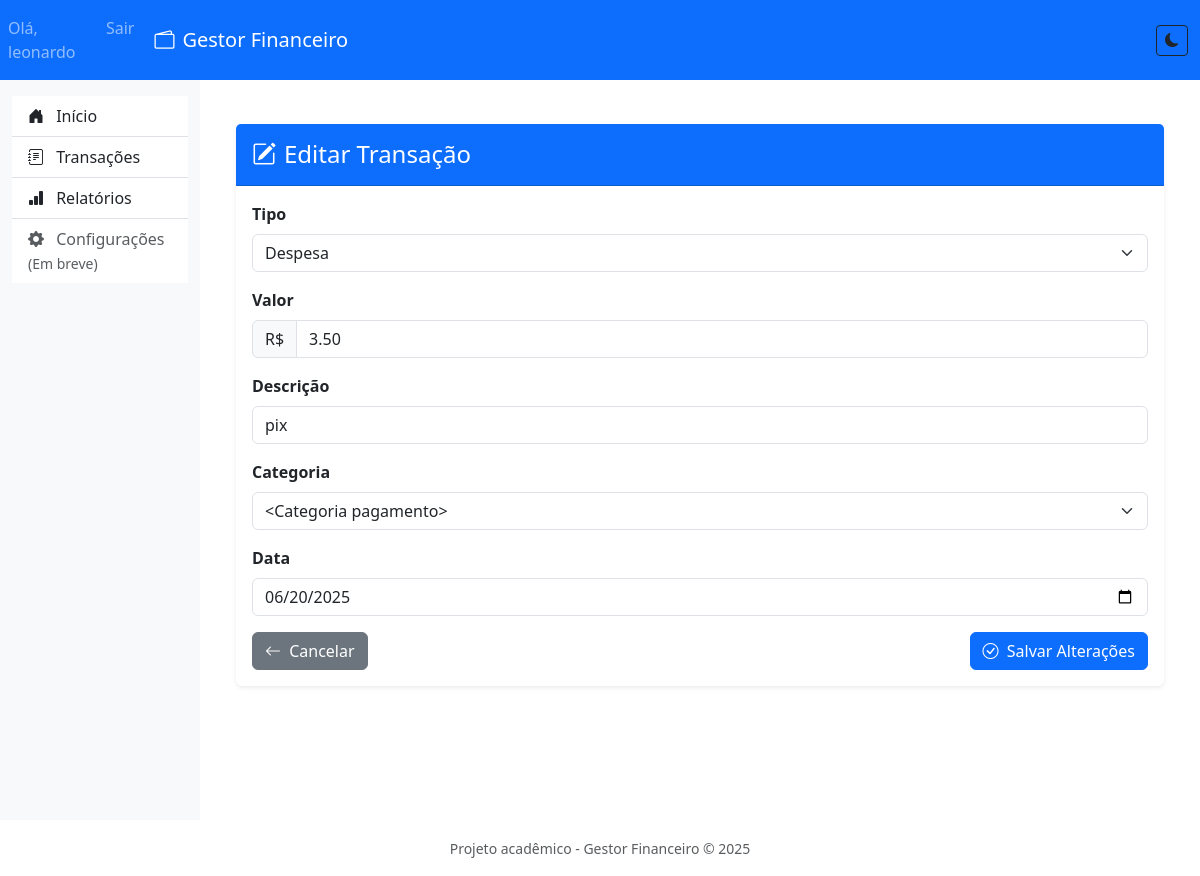
The page /transacoes/2/editar (signed in) on the database its author committed.
### app/models.py (models this page shows, shortened)
class Usuario(UserMixin, db.Model):
    __tablename__ = 'usuarios'
    id = db.Column(db.Integer, primary_key=True)
    nome = db.Column(db.String(50), nullable=False)
    email = db.Column(db.String(120), unique=True, nullable=False)
    senha = db.Column(db.String(200), nullable=False)
    transacoes = db.relationship('Transacao', back_populates='usuario')
    categorias = db.relationship('Categoria', back_populates='usuario')

class Transacao(db.Model):
    __tablename__ = 'transacoes'
    id = db.Column(db.Integer, primary_key=True)
    descricao = db.Column(db.String(100), nullable=False)
    valor = db.Column(db.Numeric(10, 2), nullable=False)
    tipo = db.Column(db.String(10), nullable=False)
    data = db.Column(db.Date, nullable=False, default=datetime.utcnow)
    categoria_id = db.Column(db.Integer, db.ForeignKey('categorias.id'))
    categoria = db.relationship('Categoria', back_populates='transacoes')
    usuario_id = db.Column(db.Integer, db.ForeignKey('usuarios.id'))
    usuario = db.relationship('Usuario', back_populates='transacoes')

### app/routes.py (the view, shortened to what this page needs)
@main.route('/transacoes/<int:id>/editar', methods=['GET', 'POST'])
@login_required
def editar_transacao(id):
    transacao = Transacao.query.filter_by(
        id=id,
        usuario_id=current_user.id
    ).first_or_404()
    form = TransacaoForm(obj=transacao)
    return render_template('edit_transacao.html', form=form, transacao=transacao)

### app/forms.py
class TransacaoForm(FlaskForm):
    descricao = StringField('Descrição', validators=[DataRequired(), Length(max=100)])
    valor = DecimalField('Valor', validators=[DataRequired(), NumberRange(min=0)], places=2)
    tipo = SelectField('Tipo', choices=[('receita', 'Receita'), ('despesa', 'Despesa')], validators=[DataRequired()])
    data = DateField('Data', format='%Y-%m-%d', validators=[DataRequired()])
    categoria = StringField('Categoria', validators=[Length(max=50)])
    submit = SubmitField('Adicionar Transação')

### app/__init__.py (called while the page is built)
def create_app():
    app = Flask(__name__, template_folder='../templates')
    app.config['SECRET_KEY'] = 'sua-chave-secreta-aqui'
    app.config['SQLALCHEMY_DATABASE_URI'] = 'sqlite:///../instance/db.sqlite3'
    app.config['SQLALCHEMY_TRACK_MODIFICATIONS'] = False
    db.init_app(app)
    login_manager.init_app(app)
    login_manager.login_view = 'main.login'
    from .models import Usuario
    @login_manager.user_loader
    def load_user(user_id):
        return Usuario.query.get(int(user_id))
    from .routes import main
    app.register_blueprint(main)
    @app.route('/sua-rota')
    def sua_view():
        from .forms import MeuFormulario  # Import local para evitar circular
        from flask import render_template
        form = MeuFormulario()
        return render_template('seu_template.html', form=form)
    with app.app_context():
        db.create_all()
    return app

### app/models.py (called while the page is built)
    def __repr__(self):
        return f'<Categoria {self.nome}>'

### templates/edit_transacao.html (shortened to what this page needs)
{% extends "base.html" %}
{% block content %}
<div class="container mt-4">
    <div class="card shadow-sm border-0">
        <div class="card-header bg-primary text-white py-3">
            <h4 class="mb-0"><i class="bi bi-pencil-square me-2"></i>Editar Transação</h4>
        </div>
        <div class="card-body">
            <form method="POST">
                <div class="mb-3">
                    {{ form.tipo.label(class="form-label fw-bold") }}
                    {{ form.tipo(class="form-select") }}
                </div>
                <div class="mb-3">
                    {{ form.valor.label(class="form-label fw-bold") }}
                    <div class="input-group">
                        <span class="input-group-text">R$</span>
                        {{ form.valor(class="form-control", placeholder="0,00") }}
                    </div>
                </div>
                <div class="mb-3">
                    {{ form.descricao.label(class="form-label fw-bold") }}
                    {{ form.descricao(class="form-control", placeholder="Ex: Salário, Mercado...") }}
                </div>
                <div class="mb-3">
                    {{ form.categoria.label(class="form-label fw-bold") }}
                    {{ form.categoria(class="form-select") }}
                </div>
                <div class="mb-3">
                    {{ form.data.label(class="form-label fw-bold") }}
                    {{ form.data(class="form-control", type="date") }}
                </div>
                <div class="d-flex justify-content-between">
                    <a href="{{ url_for('main.transacoes') }}" class="btn btn-secondary">
                        <i class="bi bi-arrow-left me-1"></i> Cancelar
                    </a>
                    <button type="submit" class="btn btn-primary">
                        <i class="bi bi-check-circle me-1"></i> Salvar Alterações
                    </button>
                </div>
            </form>
        </div>
    </div>
</div>
{% endblock %}

### templates/base.html (shortened to what this page needs)
<!DOCTYPE html>
<html lang="pt-br" data-bs-theme="light">
<head>
    <link href="https://cdn.jsdelivr.net/npm/bootstrap@5.3.0/dist/css/bootstrap.min.css" rel="stylesheet">
    <link rel="stylesheet" href="https://cdn.jsdelivr.net/npm/bootstrap-icons@1.10.0/font/bootstrap-icons.css">
</head>
<body>
    <nav class="navbar navbar-expand-lg navbar-dark bg-primary">
        <ul class="navbar-nav ms-auto">
            {% if current_user.is_authenticated %}
            <li class="nav-item">
                <span class="nav-link">Olá, {{ current_user.nome }}</span>
            </li>
            <li class="nav-item">
                <a class="nav-link" href="{{ url_for('main.logout') }}">Sair</a>
            </li>
            {% endif %}
        </ul>
        <div class="container-fluid">
            <a class="navbar-brand" href="/">
                <i class="bi bi-wallet2 me-2"></i>Gestor Financeiro
            </a>
            <div class="collapse navbar-collapse" id="navbarSupportedContent">
                <ul class="navbar-nav ms-auto">
                    <li class="nav-item">
                        <button id="themeToggle" class="btn btn-sm theme-toggle" title="Alternar tema escuro/claro"
                            aria-pressed="false">
                        </button>
                    </li>
                </ul>
            </div>
        </div>
    </nav>
    <div class="container-fluid">
        <div class="row">
            <div class="col-md-3 col-lg-2 d-md-block bg-light sidebar collapse" id="navbarSupportedContent">
                <div class="list-group list-group-flush mt-3">
                    <a href="{{ url_for('main.index') }}"
                        class="list-group-item list-group-item-action {% if request.endpoint == 'main.index' %}active{% endif %}">
                        <i class="bi bi-house-door-fill me-2"></i> Início
                    </a>
                    <a href="{{ url_for('main.transacoes') }}"
                        class="list-group-item list-group-item-action {% if request.endpoint == 'main.transacoes' %}active{% endif %}">
                        <i class="bi bi-journal-text me-2"></i> Transações
                    </a>
                    <a href="{{ url_for('main.relatorios') }}"
                        class="list-group-item list-group-item-action {% if request.endpoint == 'main.relatorios' %}active{% endif %}">
                        <i class="bi bi-bar-chart-fill me-2"></i> Relatórios
                    </a>
                    <a href="#" class="list-group-item list-group-item-action disabled">
                        <i class="bi bi-gear-fill me-2"></i> Configurações
                        <small class="text-muted">(Em breve)</small>
                    </a>
                </div>
            </div>
            <main class="col-md-9 col-lg-10 ms-sm-auto px-md-4 main-content">
                {% block content %}{% endblock %}
            </main>
        </div>
    </div>
    <footer class="text-center py-3 mt-auto text-muted">
        <small>Projeto acadêmico - Gestor Financeiro © 2025</small>
    </footer>
</body>
</html>

### templates/base.html (style rules this page uses)
.sidebar { min-height: calc(100vh - 60px); position: sticky; top: 60px; }
.main-content { padding-top: 20px; }
.theme-toggle { transition: all 0.3s ease; }

### rows shown on the page
Usuario: nome "leonardo"
Transacao: tipo "Despesa", valor "3.50", descricao "pix", categoria "<Categoria pagamento>", data "06/20/2025"
